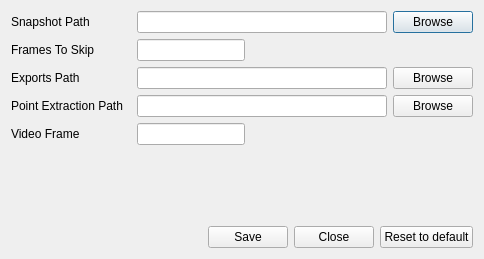
<?xml version="1.0" encoding="UTF-8"?>
<ui version="4.0">
 <class>Settings</class>
 <widget class="QDialog" name="Settings">
  <property name="geometry">
   <rect>
    <x>0</x>
    <y>0</y>
    <width>483</width>
    <height>259</height>
   </rect>
  </property>
  <property name="windowTitle">
   <string>Global Settings</string>
  </property>
  <layout class="QVBoxLayout" name="verticalLayout">
   <item>
    <layout class="QHBoxLayout" name="horizontalLayout_2">
     <item>
      <widget class="QLabel" name="label">
       <property name="minimumSize">
        <size>
         <width>120</width>
         <height>0</height>
        </size>
       </property>
       <property name="text">
        <string>Snapshot Path</string>
       </property>
      </widget>
     </item>
     <item>
      <widget class="QLineEdit" name="txtSnap">
       <property name="sizePolicy">
        <sizepolicy hsizetype="Fixed" vsizetype="Fixed">
         <horstretch>0</horstretch>
         <verstretch>0</verstretch>
        </sizepolicy>
       </property>
       <property name="minimumSize">
        <size>
         <width>250</width>
         <height>0</height>
        </size>
       </property>
      </widget>
     </item>
     <item>
      <widget class="QPushButton" name="btnBrowseSnap">
       <property name="text">
        <string>Browse</string>
       </property>
      </widget>
     </item>
     <item>
      <spacer name="horizontalSpacer_3">
       <property name="orientation">
        <enum>Qt::Horizontal</enum>
       </property>
       <property name="sizeHint" stdset="0">
        <size>
         <width>40</width>
         <height>20</height>
        </size>
       </property>
      </spacer>
     </item>
    </layout>
   </item>
   <item>
    <layout class="QHBoxLayout" name="horizontalLayout_7">
     <item>
      <widget class="QLabel" name="label_6">
       <property name="minimumSize">
        <size>
         <width>120</width>
         <height>0</height>
        </size>
       </property>
       <property name="text">
        <string>Frames To Skip</string>
       </property>
      </widget>
     </item>
     <item>
      <widget class="QLineEdit" name="txtFrameToSkip">
       <property name="sizePolicy">
        <sizepolicy hsizetype="Fixed" vsizetype="Fixed">
         <horstretch>0</horstretch>
         <verstretch>0</verstretch>
        </sizepolicy>
       </property>
       <property name="minimumSize">
        <size>
         <width>20</width>
         <height>0</height>
        </size>
       </property>
      </widget>
     </item>
     <item>
      <spacer name="horizontalSpacer_7">
       <property name="orientation">
        <enum>Qt::Horizontal</enum>
       </property>
       <property name="sizeHint" stdset="0">
        <size>
         <width>40</width>
         <height>20</height>
        </size>
       </property>
      </spacer>
     </item>
    </layout>
   </item>
   <item>
    <layout class="QHBoxLayout" name="horizontalLayout_3">
     <item>
      <widget class="QLabel" name="label_2">
       <property name="minimumSize">
        <size>
         <width>120</width>
         <height>0</height>
        </size>
       </property>
       <property name="text">
        <string>Exports Path</string>
       </property>
      </widget>
     </item>
     <item>
      <widget class="QLineEdit" name="txtExport">
       <property name="sizePolicy">
        <sizepolicy hsizetype="Fixed" vsizetype="Fixed">
         <horstretch>0</horstretch>
         <verstretch>0</verstretch>
        </sizepolicy>
       </property>
       <property name="minimumSize">
        <size>
         <width>250</width>
         <height>0</height>
        </size>
       </property>
      </widget>
     </item>
     <item>
      <widget class="QPushButton" name="btnBrowseExport">
       <property name="text">
        <string>Browse</string>
       </property>
      </widget>
     </item>
     <item>
      <spacer name="horizontalSpacer_2">
       <property name="orientation">
        <enum>Qt::Horizontal</enum>
       </property>
       <property name="sizeHint" stdset="0">
        <size>
         <width>40</width>
         <height>20</height>
        </size>
       </property>
      </spacer>
     </item>
    </layout>
   </item>
   <item>
    <layout class="QHBoxLayout" name="horizontalLayout_6">
     <item>
      <widget class="QLabel" name="label_5">
       <property name="minimumSize">
        <size>
         <width>120</width>
         <height>0</height>
        </size>
       </property>
       <property name="text">
        <string>Point Extraction Path</string>
       </property>
      </widget>
     </item>
     <item>
      <widget class="QLineEdit" name="txtExtractPoint">
       <property name="sizePolicy">
        <sizepolicy hsizetype="Fixed" vsizetype="Fixed">
         <horstretch>0</horstretch>
         <verstretch>0</verstretch>
        </sizepolicy>
       </property>
       <property name="minimumSize">
        <size>
         <width>250</width>
         <height>0</height>
        </size>
       </property>
      </widget>
     </item>
     <item>
      <widget class="QPushButton" name="btnBrowsePoint">
       <property name="text">
        <string>Browse</string>
       </property>
      </widget>
     </item>
     <item>
      <spacer name="horizontalSpacer_6">
       <property name="orientation">
        <enum>Qt::Horizontal</enum>
       </property>
       <property name="sizeHint" stdset="0">
        <size>
         <width>40</width>
         <height>20</height>
        </size>
       </property>
      </spacer>
     </item>
    </layout>
   </item>
   <item>
    <layout class="QHBoxLayout" name="horizontalLayout_5">
     <item>
      <widget class="QLabel" name="label_4">
       <property name="minimumSize">
        <size>
         <width>120</width>
         <height>0</height>
        </size>
       </property>
       <property name="text">
        <string>Video Frame</string>
       </property>
      </widget>
     </item>
     <item>
      <widget class="QLineEdit" name="txtVideoFrame">
       <property name="sizePolicy">
        <sizepolicy hsizetype="Fixed" vsizetype="Fixed">
         <horstretch>0</horstretch>
         <verstretch>0</verstretch>
        </sizepolicy>
       </property>
       <property name="minimumSize">
        <size>
         <width>20</width>
         <height>0</height>
        </size>
       </property>
      </widget>
     </item>
     <item>
      <spacer name="horizontalSpacer_5">
       <property name="orientation">
        <enum>Qt::Horizontal</enum>
       </property>
       <property name="sizeHint" stdset="0">
        <size>
         <width>50</width>
         <height>20</height>
        </size>
       </property>
      </spacer>
     </item>
    </layout>
   </item>
   <item>
    <spacer name="verticalSpacer">
     <property name="orientation">
      <enum>Qt::Vertical</enum>
     </property>
     <property name="sizeHint" stdset="0">
      <size>
       <width>20</width>
       <height>40</height>
      </size>
     </property>
    </spacer>
   </item>
   <item>
    <layout class="QHBoxLayout" name="horizontalLayout">
     <item>
      <spacer name="horizontalSpacer">
       <property name="orientation">
        <enum>Qt::Horizontal</enum>
       </property>
       <property name="sizeHint" stdset="0">
        <size>
         <width>40</width>
         <height>20</height>
        </size>
       </property>
      </spacer>
     </item>
     <item>
      <widget class="QPushButton" name="btnSave">
       <property name="text">
        <string>Save</string>
       </property>
      </widget>
     </item>
     <item>
      <widget class="QPushButton" name="btnCancel">
       <property name="text">
        <string>Close</string>
       </property>
      </widget>
     </item>
     <item>
      <widget class="QPushButton" name="btnReset">
       <property name="text">
        <string>Reset to default</string>
       </property>
      </widget>
     </item>
    </layout>
   </item>
  </layout>
 </widget>
 <resources/>
 <connections/>
</ui>
